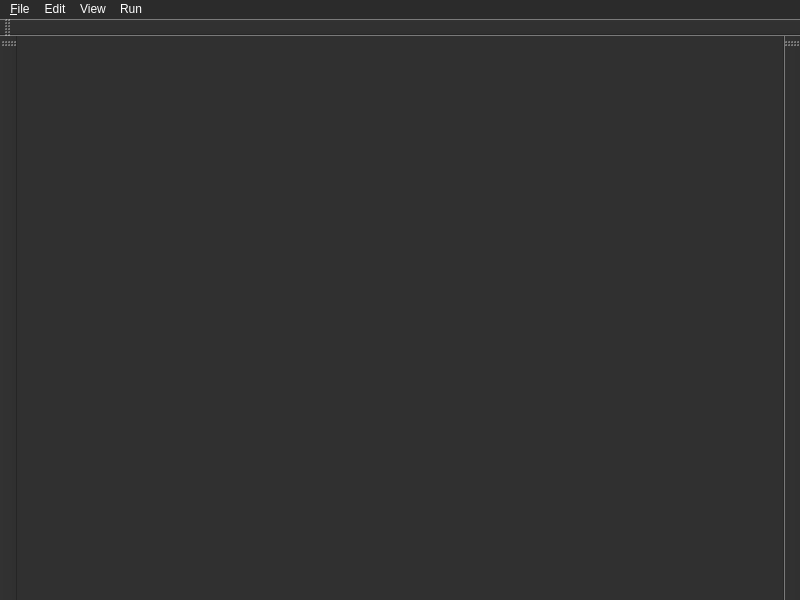
<?xml version="1.0" encoding="UTF-8"?>
<ui version="4.0">
 <class>MainWindow</class>
 <widget class="QMainWindow" name="MainWindow">
  <property name="geometry">
   <rect>
    <x>0</x>
    <y>0</y>
    <width>800</width>
    <height>600</height>
   </rect>
  </property>
  <property name="windowTitle">
   <string>MainWindow</string>
  </property>
  <property name="styleSheet">
   <string notr="true">background-color: rgb(48, 48, 48);
gridline-color: rgb(195, 195, 195);
color: rgb(255, 255, 255);
</string>
  </property>
  <widget class="QWidget" name="centralwidget">
   <layout class="QGridLayout" name="gridLayout"/>
  </widget>
  <widget class="QMenuBar" name="menu_bar">
   <property name="geometry">
    <rect>
     <x>0</x>
     <y>0</y>
     <width>800</width>
     <height>30</height>
    </rect>
   </property>
   <property name="styleSheet">
    <string notr="true">background-color: rgb(43, 43, 43);</string>
   </property>
   <widget class="QMenu" name="menuView">
    <property name="title">
     <string>View</string>
    </property>
    <addaction name="actionFull_Screen"/>
    <addaction name="separator"/>
    <addaction name="action_Graph_Settings"/>
    <addaction name="actionAnalysis_Bar"/>
   </widget>
   <widget class="QMenu" name="menuFile">
    <property name="title">
     <string>&amp;File</string>
    </property>
    <addaction name="actionSave_Analysis"/>
    <addaction name="actionSave_analysis_as"/>
    <addaction name="separator"/>
    <addaction name="actionSave_analysis_write_up"/>
    <addaction name="actionSave_analysis_write_up_as"/>
    <addaction name="separator"/>
    <addaction name="actionExport_cleaned_lines"/>
    <addaction name="separator"/>
    <addaction name="actionSettings"/>
    <addaction name="separator"/>
    <addaction name="action_Exit"/>
   </widget>
   <widget class="QMenu" name="menuEdit">
    <property name="title">
     <string>Run</string>
    </property>
    <addaction name="actionRe_analyze_2"/>
    <addaction name="actionRe_analyze"/>
    <addaction name="separator"/>
    <addaction name="actionAdd_a_molecule"/>
    <addaction name="separator"/>
    <addaction name="actionEdit_Analyze_Configurations"/>
   </widget>
   <widget class="QMenu" name="menuEdit_2">
    <property name="title">
     <string>Edit</string>
    </property>
    <addaction name="actionUndo"/>
    <addaction name="actionRedo"/>
    <addaction name="separator"/>
    <addaction name="actionSelect_All_Ctrl_A"/>
   </widget>
   <addaction name="menuFile"/>
   <addaction name="menuEdit_2"/>
   <addaction name="menuView"/>
   <addaction name="menuEdit"/>
  </widget>
  <widget class="QToolBar" name="action_bar">
   <property name="windowTitle">
    <string>toolBar</string>
   </property>
   <attribute name="toolBarArea">
    <enum>TopToolBarArea</enum>
   </attribute>
   <attribute name="toolBarBreak">
    <bool>false</bool>
   </attribute>
  </widget>
  <widget class="QToolBar" name="right_bar">
   <property name="windowTitle">
    <string>toolBar</string>
   </property>
   <attribute name="toolBarArea">
    <enum>RightToolBarArea</enum>
   </attribute>
   <attribute name="toolBarBreak">
    <bool>true</bool>
   </attribute>
  </widget>
  <widget class="QToolBar" name="left_bar">
   <property name="windowTitle">
    <string>toolBar_2</string>
   </property>
   <attribute name="toolBarArea">
    <enum>LeftToolBarArea</enum>
   </attribute>
   <attribute name="toolBarBreak">
    <bool>true</bool>
   </attribute>
  </widget>
  <action name="action_Graph_Tools">
   <property name="text">
    <string>&amp;Graph Tools</string>
   </property>
  </action>
  <action name="actionFull_Screen">
   <property name="text">
    <string>Enter Full Screen</string>
   </property>
  </action>
  <action name="action_Graph_Settings">
   <property name="text">
    <string>Graph Settings</string>
   </property>
  </action>
  <action name="actionAnalysis_Bar">
   <property name="text">
    <string>Analysis Bar</string>
   </property>
  </action>
  <action name="actionSave_Analysis">
   <property name="text">
    <string>&amp;Save analysis                               Ctrl+S   </string>
   </property>
  </action>
  <action name="actionSave_analysis_as">
   <property name="text">
    <string>Save analysis as...</string>
   </property>
  </action>
  <action name="actionSettings">
   <property name="text">
    <string>Settings...</string>
   </property>
  </action>
  <action name="actionSave_analysis_write_up">
   <property name="text">
    <string>&amp;Save analysis write-up</string>
   </property>
  </action>
  <action name="actionSave_analysis_write_up_as">
   <property name="text">
    <string>Save analysis write-up as..</string>
   </property>
  </action>
  <action name="actionRe_analyze">
   <property name="text">
    <string>Re-analyze...</string>
   </property>
  </action>
  <action name="actionEdit_Analyze_Configurations">
   <property name="text">
    <string>&amp;Edit analysis configurations</string>
   </property>
  </action>
  <action name="actionRe_analyze_2">
   <property name="text">
    <string>&amp;Re-analyze</string>
   </property>
  </action>
  <action name="actionAdd_a_molecule">
   <property name="text">
    <string>Add a molecule...</string>
   </property>
  </action>
  <action name="action_Exit">
   <property name="text">
    <string>E&amp;xit</string>
   </property>
  </action>
  <action name="actionSelect_All_Ctrl_A">
   <property name="text">
    <string>Select All                       Ctrl+A</string>
   </property>
  </action>
  <action name="actionUndo">
   <property name="text">
    <string>Undo                             Ctrl+Z</string>
   </property>
  </action>
  <action name="actionRedo">
   <property name="text">
    <string>Redo                              Ctrl+Y</string>
   </property>
  </action>
  <action name="actionExport_cleaned_lines">
   <property name="text">
    <string>Export cleaned lines..</string>
   </property>
  </action>
 </widget>
 <resources/>
 <connections/>
</ui>
